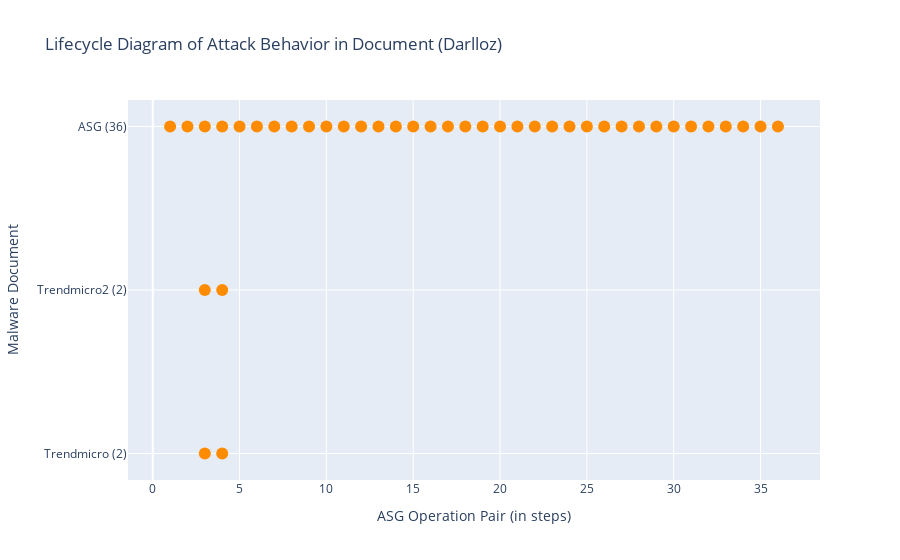

Notebook source saved alongside this figure:
### Markdown cell above
### Run Script: draw Lifecycle diagram
- 兩個 traces (legend) 一般的 OP 和 ChangeSys OP。分兩個顏色，不重疊。
- x: [a,a,a,a,b,b,b,c,c,c] 不同 report 的 step 可以放同一個 list，因為屬於同個 trace。

### Code cell
# import plotly.express as px
import plotly.graph_objects as go

def symmetric_difference(list1: list, list2: list) -> list:
    ''' return list1 - list2. '''
    s = set(list2)
    temp3 = [x for x in list1 if x not in s]
    return temp3

def draw_lifecycle(fset:FamilySet):
    familname = fset.familyname
    # reportnames = [rem.reportname for rem in fset.rem_lst if len(rem.match_regex)]

    fig = go.Figure()
    x, y = [], []
    x_sys, y_sys = [], []
    for i, rem in enumerate(fset.rem_lst):
        if len(rem.OPset_order_index) == 0:
            continue

        numOfDot = len(rem.OPset_order_index)
        reportname = rem.reportname.split('.')[0]
        reportname = reportname.split('-')[1]
        if reportname == 'Ms':
            reportname = 'Microsoft'
        reportname += f' ({numOfDot})'
        x_sys.extend(rem.SysOPset_order_index) # 改變系統設定檔的 OP
        y_sys.extend([reportname] * len(rem.SysOPset_order_index))
        current_x_normal = symmetric_difference(rem.OPset_order_index, rem.SysOPset_order_index) # 一般的/其餘的 OP
        # print(reportname, 'numOfDot', numOfDot, 'rem.OPset_order_index', rem.OPset_order_index)
        # print('x_normal', current_x_normal, 'x_sys', rem.SysOPset_order_index)
        x.extend(current_x_normal)
        y.extend([reportname] * len(current_x_normal))
        pass
    # todo: add baseline's lifecycle
    print()
    rowname = f'ASG ({len(fset.sample.OPset)})'
    current_x_system = fset.sample.OPset_sysOnly_ordered_index
    current_x_normal = symmetric_difference(list(range(len(fset.sample.OPset))), current_x_system) # all steps - sysobj steps
    # print(sorted(current_x_system)) # 只能放UPDATE的，OPEN/READ不能喔
    x_sys.extend(current_x_system)
    y_sys.extend([rowname] * len(current_x_system)) 
    x.extend(current_x_normal)
    y.extend([rowname] * len(current_x_normal))
    # print(rowname, len(fset.sample.OPset), len(current_x_system), len(current_x_normal))
    
    # normal OPs
    x = [idx+1 for idx in x] # add 1 to each asg index
    fig.add_trace(go.Scatter(
        x=x,
        y=y,
        marker=dict(color="darkorange", size=12),
        mode="markers",
        name="Normal Operation Pair",
    ))

    # changeSysObj OPs
    x_sys = x = [idx+1 for idx in x_sys]
    fig.add_trace(go.Scatter(
        x=x_sys,
        y=y_sys,
        marker=dict(color="blue", size=12),
        mode="markers",
        name="Change SR Operation Pair",
    ))

    fig.update_layout(title=f"Lifecycle Diagram of Attack Behavior in Document ({familname})",
                    xaxis_title="ASG Operation Pair (in steps)",
                    yaxis_title="Malware Document")
    fig.show()
    pass

draw_lifecycle(fset)

### Figure 1 — Plotly figure (JSON) as saved in the notebook; plotly's stock layout.template omitted (floating-point values rounded to 4 significant figures)
{"data": [{"marker": {"color": "darkorange", "size": 12}, "mode": "markers", "name": "Normal Operation Pair", "type": "scatter", "x": [4, 3, 4, 3, 1, 2, 3, 4, 5, 6, 7, 8, 9, 10, 11, 12, 13, 14, 15, 16, 17, 18, 19, 20, 21, 22, 23, 24, 25, 26, 27, 28, 29, 30, 31, 32, 33, 34, 35, 36], "y": ["Trendmicro (2)", "Trendmicro (2)", "Trendmicro2 (2)", "Trendmicro2 (2)", "ASG (36)", "ASG (36)", "ASG (36)", "ASG (36)", "ASG (36)", "ASG (36)", "ASG (36)", "ASG (36)", "ASG (36)", "ASG (36)", "ASG (36)", "ASG (36)", "ASG (36)", "ASG (36)", "ASG (36)", "ASG (36)", "ASG (36)", "ASG (36)", "ASG (36)", "ASG (36)", "ASG (36)", "ASG (36)", "ASG (36)", "ASG (36)", "ASG (36)", "ASG (36)", "ASG (36)", "ASG (36)", "ASG (36)", "ASG (36)", "ASG (36)", "ASG (36)", "ASG (36)", "ASG (36)", "ASG (36)", "ASG (36)"]}, {"marker": {"color": "blue", "size": 12}, "mode": "markers", "name": "Change SR Operation Pair", "type": "scatter", "x": [], "y": []}], "layout": {"title": {"text": "Lifecycle Diagram of Attack Behavior in Document (Darlloz)"}, "xaxis": {"title": {"text": "ASG Operation Pair (in steps)"}}, "yaxis": {"title": {"text": "Malware Document"}}}}
